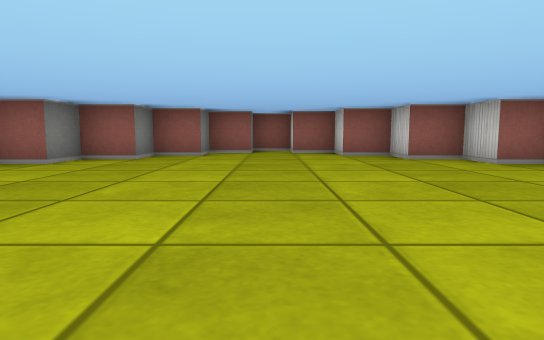
[1] (above)

13 first-person views from a walk through a cub3D maze. The camera is about half as high as the walls, tilts 6° down and sees 75° across. The floor is counted in squares. Each view is taken from the middle of a square. On the plan, view 1 faces up. The plan holds only what a view shows up to about 9 squares ahead; the rest is blank. The place goes on beyond the plan.

[2]
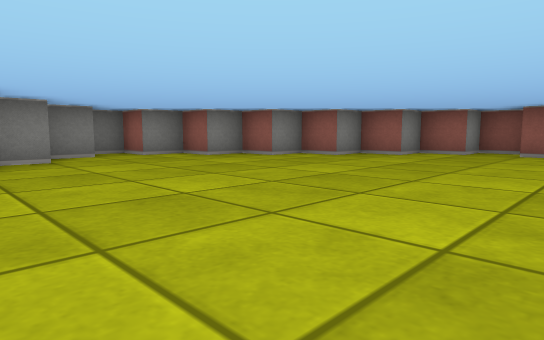

[3]
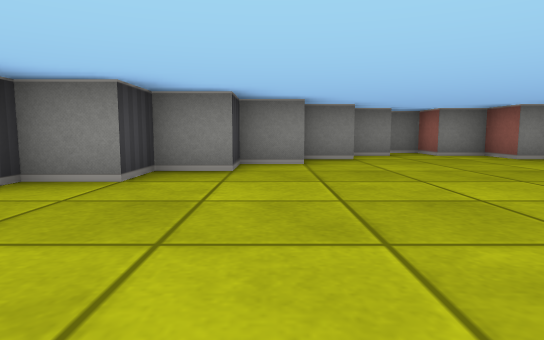

[4]
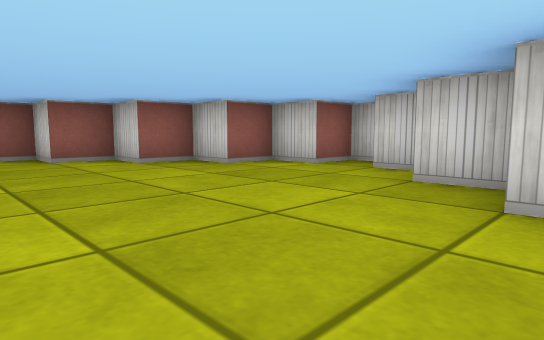

[5]
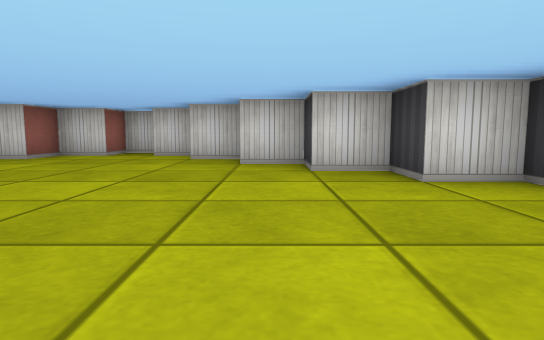

[6]
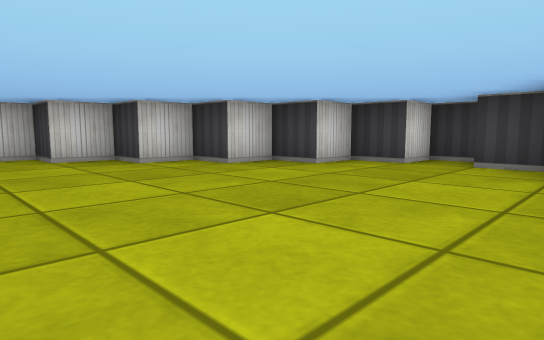

[7]
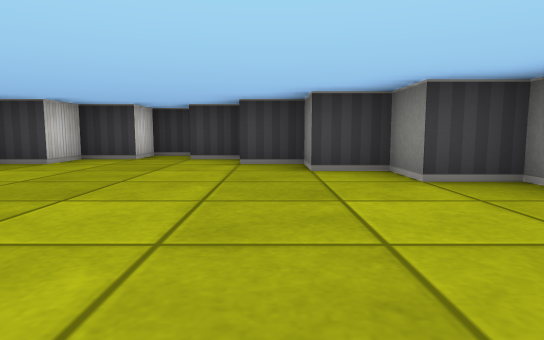

[8]
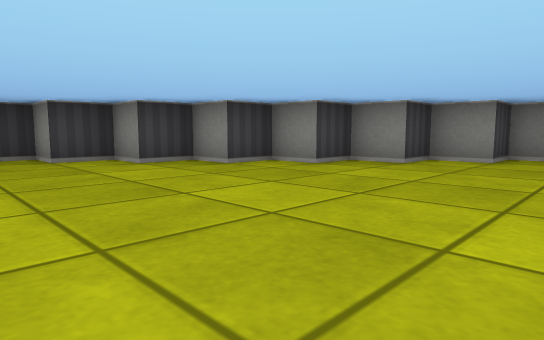

[9]
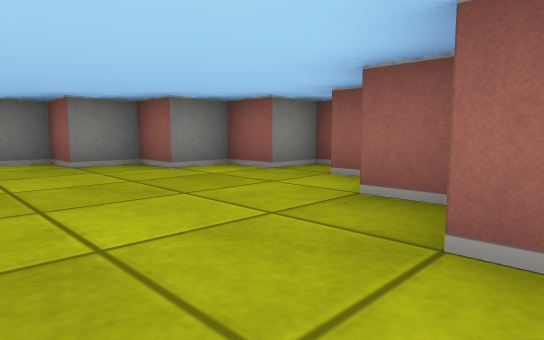

[10]
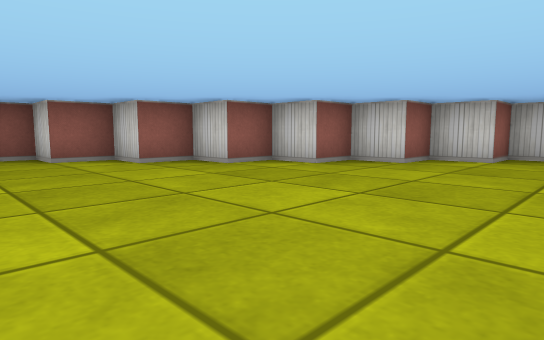

[11]
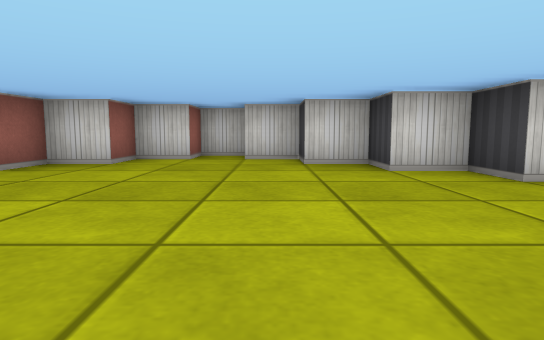

[12]
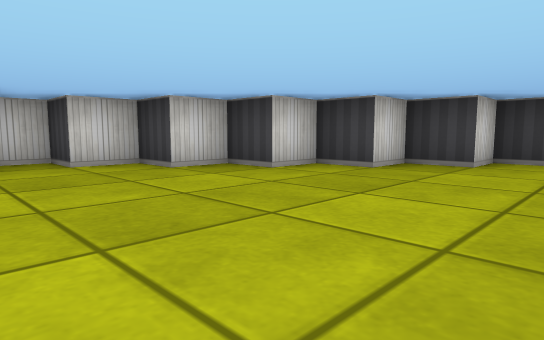

[13]
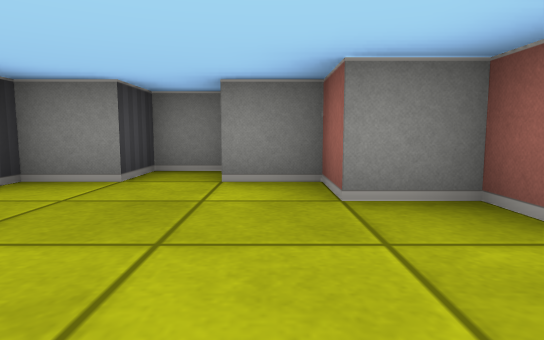

### Floor plan
Points are (right, up) in squares from view 1. A wall is a line through its corners. A room is listed if a view was taken in it or the views show most of it. See-through windows are left out.
Room 1 (views 1, 2, 3, 4, 5, 6, 7, 8, 9, 10, 11, 12, 13)
walls: (-3.5, 0.5) (-3.5, -0.5) (-2.5, -0.5) (-2.5, -1.5) (-1.5, -1.5) (-1.5, -2.5) (-0.5, -2.5) (-0.5, -3.5) (0.5, -3.5) (0.5, -2.5) (1.5, -2.5) (1.5, -1.5) (2.5, -1.5) (2.5, -0.5) (3.5, -0.5) (3.5, 0.5) (4.5, 0.5) (4.5, 1.5) (5.5, 1.5) (5.5, 2.5) (6.5, 2.5) (6.5, 3.5) (5.5, 3.5) (5.5, 4.5) (4.5, 4.5) (4.5, 5.5) (3.5, 5.5) (3.5, 6.5) (2.5, 6.5) (2.5, 7.5) (1.5, 7.5) (1.5, 8.5) (0.5, 8.5) (0.5, 9.5) (-0.5, 9.5) (-0.5, 8.5) (-1.5, 8.5) (-1.5, 7.5) (-2.5, 7.5) (-2.5, 6.5) (-3.5, 6.5) (-3.5, 5.5) (-4.5, 5.5) (-4.5, 4.5) (-5.5, 4.5) (-5.5, 3.5) (-6.5, 3.5) (-6.5, 2.5) (-5.5, 2.5) (-5.5, 1.5) (-4.5, 1.5) (-4.5, 0.5) (-3.5, 0.5)

Where each view was taken, in squares from view 1:
view 1: 0 up, 0 right, facing up
view 2: 0 up, 2 right, facing up-left
view 3: 0 up, 2 right, facing left
view 4: 0 up, 1 right, facing up-right
view 5: 0 up, 2 left, facing right
view 6: 3 up, 2 left, facing down-right
view 7: 4 up, 2 left, facing down
view 8: 4 up, 1 right, facing down-left
view 9: 5 up, 3 right, facing up-left
view 10: 2 up, 1 left, facing up-right
view 11: 2 up, 1 left, facing right
view 12: 4 up, 0 right, facing down-right
view 13: 4 up, 2 left, facing left
